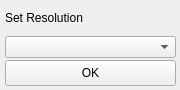
<?xml version="1.0" encoding="UTF-8"?>
<ui version="4.0">
 <class>ResolutionDlg</class>
 <widget class="QWidget" name="ResolutionDlg">
  <property name="geometry">
   <rect>
    <x>0</x>
    <y>0</y>
    <width>180</width>
    <height>90</height>
   </rect>
  </property>
  <property name="windowTitle">
   <string>Form</string>
  </property>
  <widget class="QWidget" name="layoutWidget">
   <property name="geometry">
    <rect>
     <x>5</x>
     <y>6</y>
     <width>171</width>
     <height>52</height>
    </rect>
   </property>
   <layout class="QVBoxLayout" name="verticalLayout">
    <item>
     <widget class="QLabel" name="label">
      <property name="text">
       <string>Set Resolution</string>
      </property>
     </widget>
    </item>
    <item>
     <widget class="QComboBox" name="comboBox"/>
    </item>
   </layout>
  </widget>
  <widget class="QPushButton" name="pushButton">
   <property name="geometry">
    <rect>
     <x>5</x>
     <y>60</y>
     <width>171</width>
     <height>26</height>
    </rect>
   </property>
   <property name="text">
    <string>OK</string>
   </property>
  </widget>
 </widget>
 <resources/>
 <connections/>
</ui>
